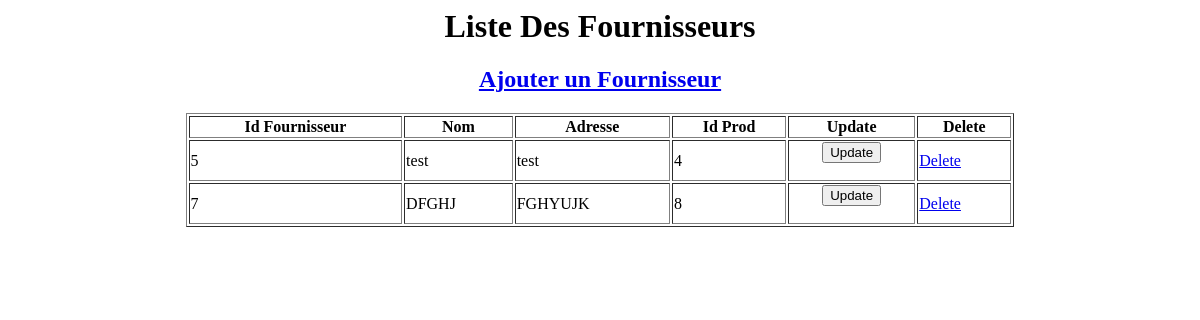
The app's page /gestion_produits/front/front/view/listFourn.php with its own data.
### tables this page shows
CREATE TABLE `fournisseurs` (
  `id` int(11) NOT NULL,
  `nom` varchar(254) NOT NULL,
  `adresse` varchar(245) NOT NULL,
  `idProd2` int(11) NOT NULL
);

### gestion_produits/front/front/controller/FournisseurF.php (called while the page is built, shortened)
<?php
class FournisseurF
{
    function listFournisseurs()
    {
        $sql = "SELECT * FROM fournisseurs";
        $db = config::getConnexion();
        try {
            $query = $db->query($sql);
            $fournisseur = $query->fetchAll(PDO::FETCH_ASSOC);
            return $fournisseur;
        } catch (Exception $e) {
            echo 'Error: ' . $e->getMessage();
        }
    }
}

### gestion_produits/front/front/view/listFourn.php (the view, shortened to what this page needs)
<?php
include '../Controller/FournisseurF.php';
$FournisseurF = new FournisseurF();
$list = $FournisseurF->listFournisseurs();
?>
<html>
<head>
    <link rel="stylesheet" type="text/css" href="stylev.css">
</head>
<body>
    <center>
        <h1>Liste Des Fournisseurs</h1>
        <h2>
            <a href="addFourn.php">Ajouter un Fournisseur</a>
        </h2>
    </center>
    <table border="1" align="center" width="70%">
        <tr>
            <th>Id Fournisseur</th>
            <th>Nom</th>
            <th>Adresse</th>
            <th>Id Prod</th>
            <th>Update</th>
            <th>Delete</th>
        </tr>
        <?php
        foreach ($list as $fournisseur) {
        ?>
            <tr>
                <td><?= isset($fournisseur['id']) ? $fournisseur['id'] : ''; ?></td>
                <td><?= isset($fournisseur['nom']) ? $fournisseur['nom'] : ''; ?></td>
                <td><?= isset($fournisseur['adresse']) ? $fournisseur['adresse'] : ''; ?></td>
                <td><?= isset($fournisseur['idProd2']) ? $fournisseur['idProd2'] : ''; ?></td>
                <td align="center">
                    <form method="POST" action="updateFourn.php">
                        <input type="submit" name="update" value="Update">
                    </form>
                </td>
                <td>
                    <a href="deleteFourn.php?id=<?php echo isset($fournisseur['id']) ? $fournisseur['id'] : ''; ?>">Delete</a>
                </td>
            </tr>
        <?php
        }
        ?>
    </table>
</body>
</html>

### records on screen
fournisseurs: id "5", nom "test", adresse "test", idProd2 "4"
fournisseurs: id "7", nom "DFGHJ", adresse "FGHYUJK", idProd2 "8"
